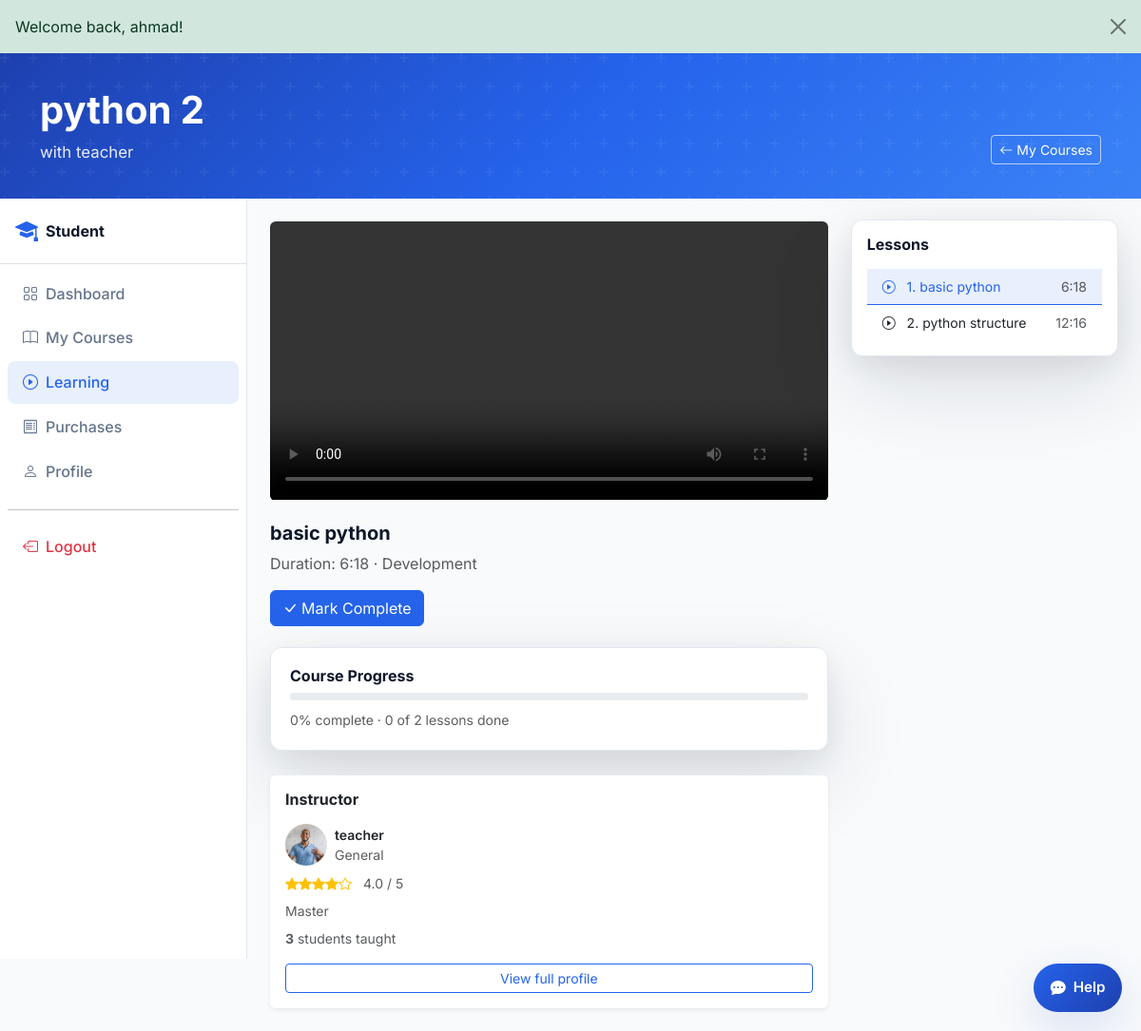
The page /student/course-learn.php?id=21 (signed in) on the database its author committed.
### tables this page shows
CREATE TABLE lessons (
  id INT UNSIGNED AUTO_INCREMENT PRIMARY KEY,
  course_id INT UNSIGNED NOT NULL,
  title VARCHAR(200) NOT NULL,
  duration VARCHAR(10) DEFAULT '10:00',
  sort_order INT UNSIGNED NOT NULL DEFAULT 0,
  content_url VARCHAR(255) DEFAULT NULL,
  FOREIGN KEY (course_id) REFERENCES courses(id) ON DELETE CASCADE,
  INDEX idx_lessons_course (course_id)
);

CREATE TABLE courses (
  id INT UNSIGNED AUTO_INCREMENT PRIMARY KEY,
  teacher_id INT UNSIGNED NOT NULL,
  category_id INT UNSIGNED NOT NULL,
  title VARCHAR(200) NOT NULL,
  slug VARCHAR(220) NOT NULL,
  description TEXT NOT NULL,
  price DECIMAL(12,6) NOT NULL DEFAULT 0.000000,
  thumb VARCHAR(255) DEFAULT 'assets/images/avatars/placeholder.svg',
  status ENUM('draft','pending','published','rejected') NOT NULL DEFAULT 'pending',
  rating DECIMAL(3,2) NOT NULL DEFAULT 0,
  created_at TIMESTAMP DEFAULT CURRENT_TIMESTAMP,
  updated_at TIMESTAMP DEFAULT CURRENT_TIMESTAMP ON UPDATE CURRENT_TIMESTAMP,
  FOREIGN KEY (teacher_id) REFERENCES users(id) ON DELETE CASCADE,
  FOREIGN KEY (category_id) REFERENCES categories(id),
  INDEX idx_courses_status (status),
  INDEX idx_courses_teacher (teacher_id)
);

CREATE TABLE categories (
  id INT UNSIGNED AUTO_INCREMENT PRIMARY KEY,
  name VARCHAR(80) NOT NULL UNIQUE,
  slug VARCHAR(80) NOT NULL UNIQUE
);

CREATE TABLE enrollments (
  id INT UNSIGNED AUTO_INCREMENT PRIMARY KEY,
  student_id INT UNSIGNED NOT NULL,
  course_id INT UNSIGNED NOT NULL,
  progress TINYINT UNSIGNED NOT NULL DEFAULT 0,
  status ENUM('active','completed') NOT NULL DEFAULT 'active',
  last_access DATE DEFAULT NULL,
  enrolled_at TIMESTAMP DEFAULT CURRENT_TIMESTAMP,
  UNIQUE KEY uniq_enrollment (student_id, course_id),
  FOREIGN KEY (student_id) REFERENCES users(id) ON DELETE CASCADE,
  FOREIGN KEY (course_id) REFERENCES courses(id) ON DELETE CASCADE
);

CREATE TABLE users (
  id INT UNSIGNED AUTO_INCREMENT PRIMARY KEY,
  name VARCHAR(120) NOT NULL,
  email VARCHAR(190) NOT NULL UNIQUE,
  phone VARCHAR(30) DEFAULT NULL,
  password_hash VARCHAR(255) NOT NULL,
  role ENUM('student','teacher','admin') NOT NULL DEFAULT 'student',
  status ENUM('active','inactive','pending','pending_verification') NOT NULL DEFAULT 'active',
  email_verified_at TIMESTAMP NULL DEFAULT NULL,
  remember_token_hash VARCHAR(255) DEFAULT NULL,
  remember_token_expires DATETIME DEFAULT NULL,
  bio TEXT DEFAULT NULL,
  avatar VARCHAR(255) DEFAULT NULL,
  created_at TIMESTAMP DEFAULT CURRENT_TIMESTAMP,
  updated_at TIMESTAMP DEFAULT CURRENT_TIMESTAMP ON UPDATE CURRENT_TIMESTAMP,
  INDEX idx_users_role (role),
  INDEX idx_users_status (status)
);

### components/auth.php (called while the page is built, shortened)
<?php
require_once __DIR__ . '/database.php';
function auth_user(): ?array
{
    return $_SESSION['user'] ?? null;
}

### components/database.php (called while the page is built, shortened)
<?php
function db_config(): array
{
    static $config;
    if ($config === null) {
        $config = require __DIR__ . '/db-config.php';
    }
    return $config;
}
function db(): PDO
{
    static $pdo;
    if ($pdo instanceof PDO) {
        return $pdo;
    }
    $c = db_config();
    $dsn = sprintf('mysql:host=%s;port=%s;dbname=%s;charset=%s', $c['host'], $c['port'], $c['name'], $c['charset']);
    $pdo = new PDO($dsn, $c['user'], $c['pass'], [
        PDO::ATTR_ERRMODE => PDO::ERRMODE_EXCEPTION,
        PDO::ATTR_DEFAULT_FETCH_MODE => PDO::FETCH_ASSOC,
        PDO::ATTR_EMULATE_PREPARES => false,
    ]);
    return $pdo;
}
function db_available(): bool
{
    static $available;
    if ($available !== null) {
        return $available;
    }
    try {
        db()->query('SELECT 1 FROM users LIMIT 1');
        $available = true;
    } catch (Throwable) {
        $available = false;
    }
    return $available;
}

### includes/data.php (called while the page is built, shortened)
<?php
require_once __DIR__ . '/../components/database.php';
function map_course_row(array $row): array
{
    $reviewCount = (int) ($row['course_review_count'] ?? 0);
    return [
        'id' => (int) $row['id'],
        'title' => $row['title'],
        'teacher' => $row['teacher_name'] ?? '',
        'teacher_id' => (int) ($row['teacher_id'] ?? 0),
        'teacher_photo' => $row['teacher_photo'] ?? '',
        'teacher_qualification' => $row['teacher_qualification'] ?? '',
        'teacher_subject' => $row['teacher_subject'] ?? '',
        'teacher_rating' => (float) ($row['teacher_rating'] ?? 0),
        'price' => (float) $row['price'],
        'rating' => $reviewCount > 0 ? (float) ($row['course_review_rating'] ?? 0) : 0.0,
        'review_count' => $reviewCount,
        'category' => $row['category_name'] ?? '',
        'category_id' => (int) ($row['category_id'] ?? 0),
        'thumb' => $row['thumb'] ?: 'assets/images/avatars/placeholder.svg',
        'students' => (int) ($row['student_count'] ?? 0),
        'desc' => $row['description'] ?? '',
        'status' => $row['status'] ?? 'published',
        'submitted' => isset($row['created_at']) ? date('Y-m-d', strtotime($row['created_at'])) : '',
        'enrollments' => (int) ($row['student_count'] ?? 0),
    ];
}
function courses_base_sql(string $where = '1=1'): string
{
    return "SELECT c.*, u.name AS teacher_name, u.avatar AS teacher_photo,
            tp.qualification AS teacher_qualification, tp.subject AS teacher_subject,
            tp.rating AS teacher_rating, cat.name AS category_name,
            (SELECT COUNT(*) FROM course_reviews cr WHERE cr.course_id = c.id) AS course_review_count,
            (SELECT AVG(cr.course_rating) FROM course_reviews cr WHERE cr.course_id = c.id) AS course_review_rating,
            (SELECT COUNT(*) FROM enrollments e WHERE e.course_id = c.id) AS student_count
            FROM courses c
            JOIN users u ON u.id = c.teacher_id
            LEFT JOIN teacher_profiles tp ON tp.user_id = u.id
            JOIN categories cat ON cat.id = c.category_id
            WHERE $where";
}
function getCourseById(int $id): ?array
{
    if (!db_available()) {
        foreach (fallbackCourses() as $c) {
            if ($c['id'] === $id) {
                return $c;
            }
        }
        return null;
    }
    $stmt = db()->prepare(courses_base_sql('c.id = ?'));
    $stmt->execute([$id]);
    $row = $stmt->fetch();
    return $row ? map_course_row($row) : null;
}
function getTeachers(bool $verifiedOnly = true): array
{
    $where = $verifiedOnly
        ? "u.role = 'teacher' AND tp.verification_status = 'verified' AND u.status = 'active'"
        : "u.role = 'teacher'";
        $sql = "SELECT u.id, u.name, u.email, u.bio, u.avatar AS photo, tp.qualification, tp.experience,
            tp.subject, tp.rating,
            COALESCE((SELECT GROUP_CONCAT(DISTINCT cat2.name SEPARATOR ',')
             FROM courses c2 JOIN categories cat2 ON cat2.id = c2.category_id
             WHERE c2.teacher_id = u.id AND c2.status = 'published'), tp.subject) AS categories,
            (SELECT COUNT(DISTINCT e.student_id) FROM enrollments e
             JOIN courses c ON c.id = e.course_id WHERE c.teacher_id = u.id) AS students
            FROM users u
            LEFT JOIN teacher_profiles tp ON tp.user_id = u.id
            WHERE $where
            ORDER BY tp.rating DESC";
    $stmt = db()->query($sql);
    return array_map(static function ($row) {
        $subjects = array_values(array_filter(array_map('trim', explode(',', (string) ($row['subject'] ?? '')))));
        $courseCategories = array_values(array_filter(array_map('trim', explode(',', (string) ($row['categories'] ?? '')))));
        return [
            'id' => (int) $row['id'],
            'name' => $row['name'],
            'email' => $row['email'] ?? '',
            'qualification' => $row['qualification'] ?? '',
            'experience' => $row['experience'] ?? '',
            'rating' => (float) ($row['rating'] ?? 0),
            'subject' => $row['subject'] ?? '',
            'subjects' => $subjects,
            'categories' => array_values(array_unique(array_merge($courseCategories, $subjects))),
            'photo' => $row['photo'] ?? '',
            'students' => (int) ($row['students'] ?? 0),
            'bio' => $row['bio'] ?? '',
        ];
    }, $stmt->fetchAll());
}
function getTeacherById(int $id): ?array
{
    foreach (getTeachers(false) as $t) {
        if ($t['id'] === $id) {
            return $t;
        }
    }
    return null;
}
function getCourseLessons(int $courseId, ?int $studentId = null): array
{
    $stmt = db()->prepare('SELECT * FROM lessons WHERE course_id = ? ORDER BY sort_order, id');
    $stmt->execute([$courseId]);
    $lessons = $stmt->fetchAll();
    $completedIds = [];
    if ($studentId) {
        $stmt = db()->prepare('SELECT lp.lesson_id FROM lesson_progress lp
            JOIN enrollments e ON e.id = lp.enrollment_id
            WHERE e.student_id = ? AND e.course_id = ?');
        $stmt->execute([$studentId, $courseId]);
        $completedIds = array_column($stmt->fetchAll(), 'lesson_id');
    }
    return array_map(static function ($row) use ($completedIds) {
        return [
            'id' => (int) $row['id'],
            'title' => $row['title'],
            'duration' => $row['duration'],
            'content_url' => $row['content_url'] ?? '',
            'completed' => in_array($row['id'], $completedIds, true),
        ];
    }, $lessons);
}
function getEnrollmentProgress(int $studentId, int $courseId): int
{
    $stmt = db()->prepare('SELECT progress FROM enrollments WHERE student_id = ? AND course_id = ? LIMIT 1');
    $stmt->execute([$studentId, $courseId]);
    return (int) ($stmt->fetchColumn() ?: 0);
}

### student/course-learn.php (the view, shortened to what this page needs)
<?php
$user = auth_user();
$courseId = (int) ($_GET['id'] ?? 0);
$course = getCourseById($courseId);
$lessons = getCourseLessons($courseId, (int) $user['id']);
$activeLesson = $lessons[0];
foreach ($lessons as $lesson) {
    if (!$lesson['completed']) {
        $activeLesson = $lesson;
        break;
    }
}
$progress = getEnrollmentProgress((int) $user['id'], $courseId);
$teacherProfile = null;
if ($course['teacher_id'] > 0) {
    $teacherProfile = getTeacherById($course['teacher_id']);
}
$pageActions = '<a href="' . url('student/my-courses.php') . '" class="btn btn-outline-secondary btn-sm"><i class="bi bi-arrow-left me-1"></i>My Courses</a>';
require_once __DIR__ . '/../components/head.php';
require __DIR__ . '/../components/page-hero.php';
function lesson_video_embed(array $lesson, int $courseId): string
{
    $url = trim($lesson['content_url'] ?? '');
    $src = lesson_playback_url($courseId, $lesson);
    $extension = strtolower(pathinfo(parse_url($src, PHP_URL_PATH) ?: $src, PATHINFO_EXTENSION));
    $downloadableExtensions = ['pdf', 'doc', 'docx', 'ppt', 'pptx', 'txt', 'zip', 'rar', 'csv', 'xlsx', 'xls', 'jpg', 'jpeg', 'png', 'gif', 'webp', 'svg'];
    $mime = video_mime_type($url);
    return '<video id="courseVideoPlayer" class="w-100 rounded mb-3" controls controlsList="nodownload" playsinline preload="metadata">'
        . '<source src="' . htmlspecialchars($src) . '" type="' . htmlspecialchars($mime) . '">'
        . 'Your browser does not support the video tag.</video>';
}
function lesson_video_url(array $lesson, int $courseId): string
{
    return lesson_playback_url($courseId, $lesson);
}
?>
<div class="dashboard-layout">
<div class="dashboard-wrapper d-flex">
  <?php require __DIR__ . '/../components/sidebar-student.php'; ?>
  <main class="dashboard-main flex-grow-1 p-4">
    <div class="row g-4">
      <div class="col-lg-8">
        <div id="lessonVideoWrap">
          <?= lesson_video_embed($activeLesson, $courseId) ?>
        </div>
        <h2 class="h5 fw-bold" id="currentLessonTitle"><?= htmlspecialchars($activeLesson['title']) ?></h2>
        <p class="text-muted">Duration: <span id="currentLessonDuration"><?= htmlspecialchars($activeLesson['duration']) ?></span> · <?= htmlspecialchars($course['category']) ?></p>
        <div class="d-flex gap-2 mt-3">
          <button type="button" class="btn btn-primary" id="markLessonComplete" data-course-id="<?= $courseId ?>" data-lesson-id="<?= (int) $activeLesson['id'] ?>"><i class="bi bi-check-lg me-1"></i>Mark Complete</button>
        </div>
        <div class="progress-card mt-4">
          <h3 class="h6 fw-bold mb-2">Course Progress</h3>
          <div class="progress mb-2" style="height:8px">
          </div>
          <small class="text-muted" id="courseProgressText"><?= (int) $progress ?>% complete · <?= count(array_filter($lessons, fn($l) => $l['completed'])) ?> of <?= count($lessons) ?> lessons done</small>
        </div>
        <?php if ($teacherProfile): ?>
        <div class="card border-0 shadow-sm p-3 mt-4">
          <h3 class="h6 fw-bold mb-3">Instructor</h3>
          <div class="d-flex align-items-center gap-2 mb-2">
            <img src="<?= media_url($teacherProfile['photo']) ?>" class="rounded-circle" width="44" height="44" style="object-fit:cover" alt="<?= htmlspecialchars($teacherProfile['name']) ?>">
            <div>
              <div class="fw-semibold small"><?= htmlspecialchars($teacherProfile['name']) ?></div>
              <div class="text-muted small"><?= htmlspecialchars($teacherProfile['subject'] ?: $teacherProfile['qualification']) ?></div>
            </div>
          </div>
          <div class="rating-stars small mb-2">
            <?= renderStars((float)$teacherProfile['rating']) ?>
            <span class="ms-2 text-muted"><?= number_format($teacherProfile['rating'], 1) ?> / 5</span>
          </div>
          <p class="small text-muted mb-2"><?= htmlspecialchars($teacherProfile['qualification']) ?></p>
          <p class="small text-muted mb-0"><strong><?= number_format($teacherProfile['students']) ?></strong> students taught</p>
          <a href="<?= url('pages/teacher-profile.php?id=' . (int)$teacherProfile['id']) ?>" class="btn btn-sm btn-outline-primary w-100 mt-3">View full profile</a>
        </div>
        <?php endif; ?>
      </div>
      <div class="col-lg-4">
        <div class="table-card p-3 lesson-list">
          <h3 class="h6 fw-bold mb-3">Lessons</h3>
          <div class="list-group list-group-flush">
            <?php foreach ($lessons as $i => $lesson): ?>
            <a href="#"
               class="list-group-item list-group-item-action d-flex justify-content-between align-items-center <?= $lesson['id'] === $activeLesson['id'] ? 'active' : '' ?>"
               data-lesson="<?= (int) $lesson['id'] ?>"
               data-lesson-title="<?= htmlspecialchars($lesson['title']) ?>"
               data-lesson-duration="<?= htmlspecialchars($lesson['duration']) ?>"
               data-lesson-url="<?= htmlspecialchars(lesson_video_url($lesson, $courseId)) ?>">
              <span class="small">
                <i class="bi <?= $lesson['completed'] ? 'bi-check-circle-fill text-success' : 'bi-play-circle' ?> me-2 lesson-status"></i>
                <?= ($i + 1) ?>. <?= htmlspecialchars($lesson['title']) ?>
              </span>
              <small class="text-muted"><?= htmlspecialchars($lesson['duration']) ?></small>
            </a>
            <?php endforeach; ?>
          </div>
        </div>
      </div>
    </div>
  </main>
</div>
</div>
<?php
require_once __DIR__ . '/../components/modals.php';
require_once __DIR__ . '/../components/dashboard-footer-scripts.php';

### rows shown on the page
lessons: title "basic python", duration "6:18"
courses: category.name "Development"
enrollments: progress "0"
users: avatar (picture), name "teacher"
lessons: title "python structure", duration "12:16"

### other values the page prints
$flash['message'] "Welcome back, ahmad!"
$pageHeading "python 2"
$pageSubheading "with teacher"
count(array_filter($lessons, fn($l) => $l['completed'])) "0"
count($lessons) "2"
$teacherProfile['subject'] ?: $teacherProfile['qualification'] "General"
$teacherProfile['rating'] "4.0"
$teacherProfile['qualification'] "Master"
$teacherProfile['students'] "3"
